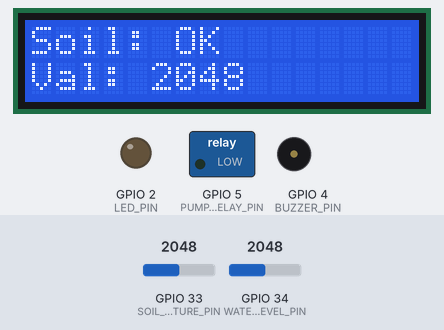
Simulated run of this sketch. Board: ESP32. On the bench: 16×2 character LCD, switched loads named in the sketch (green lamp = pin HIGH), output pins drawn as LEDs (lit = HIGH), buzzer (waves = sounding, pin HIGH). The inputs (shaded band) are chosen by the test bench; at power-on: GPIO 34 (WATER_LEVEL_PIN) = 2048, GPIO 33 (SOIL_MOISTURE_PIN) = 2048. What the sketch prints to the serial monitor is not drawn.

Above: at 3.2 s.
3.3 s: GPIO 34 (WATER_LEVEL_PIN) set to 536
4.8 s: GPIO 34 (WATER_LEVEL_PIN) set to 458
At 4.97 s:
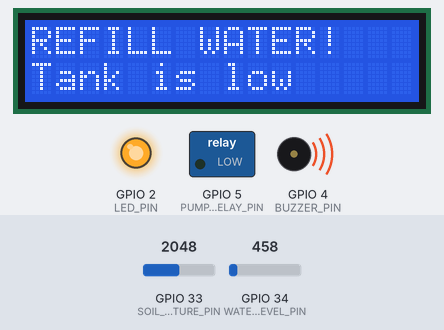
At 6.9 s:
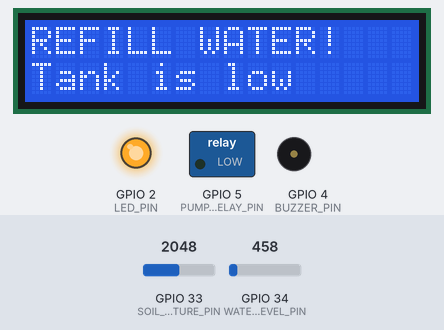
7.5 s: GPIO 33 (SOIL_MOISTURE_PIN) set to 2466
9.0 s: GPIO 33 (SOIL_MOISTURE_PIN) set to 2528
11.8 s: GPIO 34 (WATER_LEVEL_PIN) set to 540
At 12.8 s:
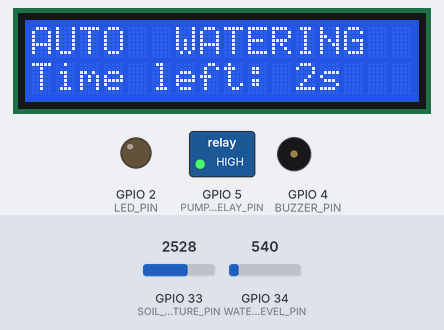
14.8 s: GPIO 33 (SOIL_MOISTURE_PIN) set to 2460
At 16.2 s:
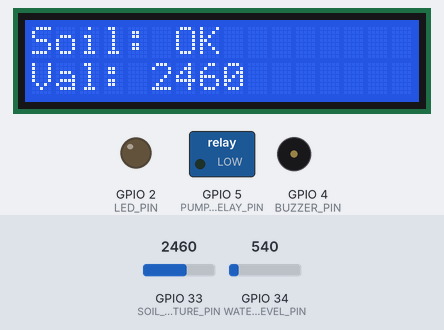
Timing chart, 0 to 17.6 s (numbered marks = the images above; inputs shaded):
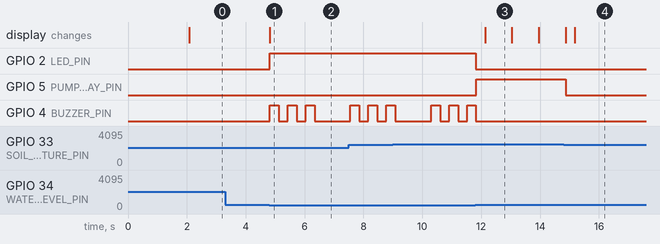

The sketch:

plantv2.0.ino
```cpp
/*
 * ESP32 Simple Plant Watering System
 *
 * CONNECTIONS:
 * ─────────────────────────────────────
 * Water Level Sensor:
 *   VCC    -> ESP32 3.3V
 *   GND    -> ESP32 GND
 *   Signal -> ESP32 GPIO 34
 *
 * Soil Moisture Sensor:
 *   VCC    -> ESP32 3.3V
 *   GND    -> ESP32 GND
 *   Signal -> ESP32 GPIO 35
 *
 *  Tranistor  Module:
 *   E    -> GND     [left most facing flat]
 *   B    -> 10k resistor-> pin 5
 *   last one     -> pump +ve (black wire)
 *
 * LCD1602:
 *   VSS    -> ESP32 GND
 *   VDD    -> ESP32 5V
 *   V0     -> 10K potentiometer (contrast)
 *   RS     -> ESP32 GPIO 19
 *   RW     -> ESP32 GND
 *   E      -> ESP32 GPIO 23
 *   D4     -> ESP32 GPIO 25
 *   D5     -> ESP32 GPIO 27
 *   D6     -> ESP32 GPIO 26
 *   D7     -> ESP32 GPIO 15
 *   A      -> ESP32 5V  (backlight +)
 *   K      -> ESP32 GND (backlight -)
 *
 * LED:
 *   GPIO 2 -> 220Ω resistor -> LED (+) -> GND
 *
 * Buzzer:
 *   GPIO 4  -> Buzzer (+)
 *   GND     -> Buzzer (-)
 */

#include <LiquidCrystal.h>

//  Pin Definitions
const int WATER_LEVEL_PIN  = 34;
const int SOIL_MOISTURE_PIN = 33;
const int PUMP_RELAY_PIN   = 5;
const int LED_PIN          = 2;
const int BUZZER_PIN       = 4;

//  LCD: RS, E, D4, D5, D6, D7
LiquidCrystal lcd(19, 23, 25, 27, 26, 14);

//  Thresholds
const int LOW_WATER_THRESHOLD = 500;   // below this = water low
const int DRY_SOIL_THRESHOLD  = 2500;  // above this = soil dry

//  Timing
const unsigned long WATERING_COOLDOWN = 10000;  // 10s between auto-waterings
const unsigned long WATERING_DURATION = 3000;   // pump runs for 3seconds

//  Variables
int  waterLevelValue   = 0;
int  soilMoistureValue = 0;
bool isWaterLow  = false;
bool isSoilDry   = false;
bool isWatering  = false;

unsigned long lastWateringTime = 0;

//  Buzzer pattern state
static unsigned long buzzerLastChange = 0;
static uint8_t       buzzerState      = 0;

//
void setup() {
  Serial.begin(115200);

  pinMode(WATER_LEVEL_PIN,   INPUT);
  pinMode(SOIL_MOISTURE_PIN, INPUT);
  pinMode(PUMP_RELAY_PIN,    OUTPUT);
  pinMode(LED_PIN,           OUTPUT);
  pinMode(BUZZER_PIN,        OUTPUT);

  digitalWrite(PUMP_RELAY_PIN, LOW);
  digitalWrite(LED_PIN,        LOW);
  digitalWrite(BUZZER_PIN,     LOW);

  lcd.begin(16, 2);
  lcd.clear();
  lcd.setCursor(0, 0);
  lcd.print("Plant Watering");
  lcd.setCursor(0, 1);
  lcd.print("  System Ready");
  delay(2000);
  lcd.clear();
}

//
void loop() {
  // 1. Read sensors
  waterLevelValue   = analogRead(WATER_LEVEL_PIN);
  soilMoistureValue = analogRead(SOIL_MOISTURE_PIN);

  isWaterLow = (waterLevelValue   < LOW_WATER_THRESHOLD);
  isSoilDry  = (soilMoistureValue > DRY_SOIL_THRESHOLD);

  // 2. LED on when water is low
  digitalWrite(LED_PIN, isWaterLow ? HIGH : LOW);

  // 3. Buzzer triple-beep when water is low
  handleBuzzer();

  // 4. Watering logic
  unsigned long now = millis();

  if (isWatering) {
    // ── Show watering progress ──
    unsigned long timeLeft = (WATERING_DURATION - (now - lastWateringTime)) / 1000;
    lcd.setCursor(0, 0);
    lcd.print("AUTO  WATERING  ");
    lcd.setCursor(0, 1);
    lcd.print("Time left: ");
    lcd.print(timeLeft);
    lcd.print("s   ");

    // Stop when duration is up
    if (now - lastWateringTime >= WATERING_DURATION) {
      stopWatering();
    }

  } else {
    //  Auto-start if soil is dry and water is available
    if (isSoilDry && !isWaterLow) {
      if (now - lastWateringTime >= WATERING_COOLDOWN) {
        startWatering();
      } else {
        unsigned long timeLeft = (WATERING_COOLDOWN - (now - lastWateringTime)) / 1000;
        lcd.setCursor(0, 0);
        lcd.print("Cooldown...     ");
        lcd.setCursor(0, 1);
        lcd.print("Wait: ");
        lcd.print(timeLeft);
        lcd.print("s       ");
      }
    } else {
      updateDisplay();
    }
  }

  printStatus();
  delay(300);
}

//
void startWatering() {
  isWatering       = true;
  lastWateringTime = millis();
  digitalWrite(PUMP_RELAY_PIN, HIGH);
  Serial.println(">>> PUMP ON <<<");
}

void stopWatering() {
  isWatering = false;
  digitalWrite(PUMP_RELAY_PIN, LOW);
  Serial.println(">>> PUMP OFF <<<");
  lcd.clear();
}


// buzzer
void handleBuzzer() {
  const unsigned long shortBeep  = 80;
  const unsigned long shortGap   = 80;
  const unsigned long longPause  = 1000;
  unsigned long now = millis();

  if (!isWaterLow) {
    digitalWrite(BUZZER_PIN, LOW);
    buzzerState = 0;
    buzzerLastChange = now;
    return;
  }

  switch (buzzerState) {
    case 0: digitalWrite(BUZZER_PIN, HIGH);
            if (now - buzzerLastChange >= shortBeep)  { buzzerLastChange = now; buzzerState = 1; } break;
    case 1: digitalWrite(BUZZER_PIN, LOW);
            if (now - buzzerLastChange >= shortGap)   { buzzerLastChange = now; buzzerState = 2; } break;
    case 2: digitalWrite(BUZZER_PIN, HIGH);
            if (now - buzzerLastChange >= shortBeep)  { buzzerLastChange = now; buzzerState = 3; } break;
    case 3: digitalWrite(BUZZER_PIN, LOW);
            if (now - buzzerLastChange >= shortGap)   { buzzerLastChange = now; buzzerState = 4; } break;
    case 4: digitalWrite(BUZZER_PIN, HIGH);
            if (now - buzzerLastChange >= shortBeep)  { buzzerLastChange = now; buzzerState = 5; } break;
    case 5: digitalWrite(BUZZER_PIN, LOW);
            if (now - buzzerLastChange >= longPause)  { buzzerLastChange = now; buzzerState = 0; } break;
  }
}

//
void updateDisplay() {
  lcd.setCursor(0, 0);
  if (isWaterLow) {
    lcd.print("REFILL WATER!   ");
    lcd.setCursor(0, 1);
    lcd.print("Tank is low     ");
  } else if (isSoilDry) {
    lcd.print("Soil: DRY!      ");
    lcd.setCursor(0, 1);
    lcd.print("Val: ");
    lcd.print(soilMoistureValue);
    lcd.print("       ");
  } else {
    lcd.print("Soil: OK        ");
    lcd.setCursor(0, 1);
    lcd.print("Val: ");
    lcd.print(soilMoistureValue);
    lcd.print("       ");
  }
}

//
void printStatus() {
  Serial.print("Water Level: "); Serial.print(waterLevelValue);
  Serial.print(" | Soil: ");     Serial.print(soilMoistureValue);
  Serial.print(isSoilDry ? " [DRY]" : " [OK]");
  Serial.print(" | Reservoir: "); Serial.print(isWaterLow ? "LOW" : "OK");
  Serial.print(" | Pump: ");      Serial.println(isWatering ? "ON" : "OFF");
}
```

Measured:
- the behaviour switches between 500 and 499 on GPIO 34 (WATER_LEVEL_PIN) (found by bisection; images 0 and 1)
- after the input at 3.3 s, every drawn part: stays the same
- after the input at 4.8 s, GPIO 2 (LED_PIN): LOW → HIGH at once; GPIO 4 (BUZZER_PIN): alternates HIGH for 0.30 s and LOW for 0.30 s, 6 changes in all, then stays LOW, starting at once; the display: changes at once (image 1)
- after the input at 11.8 s, GPIO 2 (LED_PIN): HIGH → LOW at once; GPIO 5 (PUMP_RELAY_PIN): LOW → HIGH at once; GPIO 4 (BUZZER_PIN): goes on until 11.8 s, then stays LOW; the display: changes after 0.33 s (image 3)
- after the input at 14.8 s, the display: first differs from a run without the input after 0.38 s (image 4)
- what the display in image 3 shows lasts 0.9 s, from 12.1 s to 13.0 s
